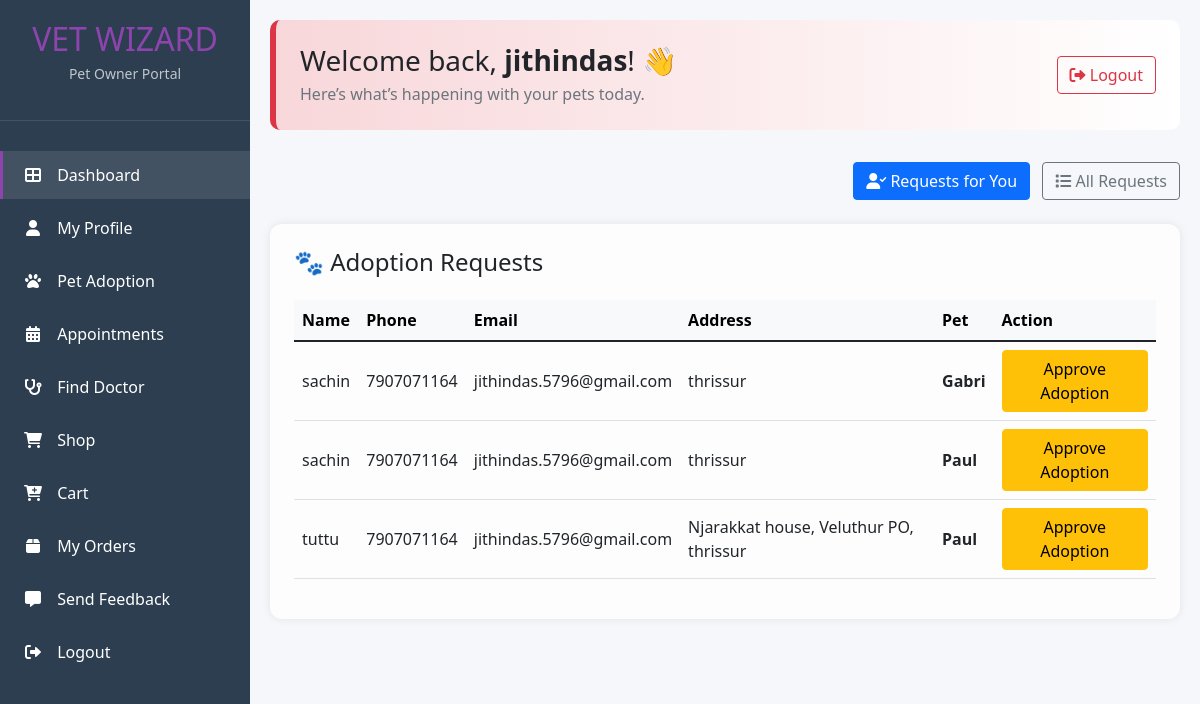
The page /user/adoption-requests/ (signed in) on the database its author committed.
### admins/models.py (models this page shows)
class User(AbstractUser):
    user_type = models.CharField(max_length=20, choices=[
        ('doctor', 'doctor'),
        ('user', 'user')
    ])
    is_approved=models.BooleanField(default=False,null=True,blank=True)
    def __str__(self):
        return self.username

### user/models.py (models this page shows, shortened)
class Adopter(models.Model):
    pet = models.ForeignKey(Pet, on_delete=models.CASCADE)
    name = models.CharField(max_length=100)
    phone = models.CharField(max_length=15)
    email = models.EmailField()
    address = models.TextField()
    is_approved=models.BooleanField(default=False)

class Pet(models.Model):
    owner = models.CharField(max_length=100)
    name = models.CharField(max_length=100)
    species = models.CharField(max_length=30)  # Dog, Cat
    breed = models.CharField(max_length=50)
    age = models.PositiveIntegerField()
    pet_picture = models.ImageField(upload_to='pet_images', blank=True, null=True)
    adopt=models.BooleanField(default=False)

### user/views.py (the view)
# urls.py: path('adoption-requests/', AdoptionRequestsView.as_view(), name='adoption_requests'),
class AdoptionRequestsView(View):
    def get(self, request):
        pets = Pet.objects.filter(owner=request.user)  # Adjust this depending on how owner is stored
        adoption_requests = Adopter.objects.filter(pet__in=pets)
        return render(request, 'adoption_requests.html', {'adoption_requests': adoption_requests})

### user/templates/adoption_requests.html (shortened to what this page needs)
{% extends 'user.html' %}
{% load static %}
{% block content %}
<div class="welcome-card d-flex justify-content-between align-items-center">
    <div>
        <h3 class="mb-1">Welcome back, <strong>{{ request.user }}</strong>! 👋</h3>
        <p class="text-muted mb-0">Here’s what’s happening with your pets today.</p>
    </div>
    <a class="btn btn-outline-danger" href="{% url 'logout' %}">
        <i class="fas fa-sign-out-alt"></i> Logout
    </a>
</div>
<div class="mb-4 text-end">
    <a href="{% url 'adoption_requests' %}" class="btn btn-primary me-2">
        <i class="fas fa-user-check"></i> Requests for You
    </a>
    <a href="{% url 'my_adoption_requests' %}" class="btn btn-outline-secondary">
        <i class="fas fa-list"></i> All Requests
    </a>
</div>
<div class="adoption-section">
    <h4 class="mb-4">🐾 Adoption Requests</h4>
    {% if adoption_requests %}
        <div class="table-responsive">
            <table class="table align-middle table-hover">
                <thead class="table-light">
                    <tr>
                        <th>Name</th>
                        <th>Phone</th>
                        <th>Email</th>
                        <th>Address</th>
                        <th>Pet</th>
                        <th>Action</th>
                    </tr>
                </thead>
                <tbody>
                    {% for request in adoption_requests %}
                        <tr>
                            <td>{{ request.name }}</td>
                            <td>{{ request.phone }}</td>
                            <td>{{ request.email }}</td>
                            <td>{{ request.address }}</td>
                            <td><strong>{{ request.pet.name }}</strong></td>
                            <td>
                                <form action="{% url 'toggle_adoption' request.id %}" method="post">
                                    <button type="submit" class="btn {% if request.is_approved %}btn-success{% else %}btn-warning{% endif %}">
                                        {% if request.is_approved %}
                                            Revert Approval
                                        {% else %}
                                            Approve Adoption
                                        {% endif %}
                                    </button>
                                </form>
                            </td>
                        </tr>
                    {% endfor %}
                </tbody>
            </table>
        </div>
    {% else %}
        <div class="alert alert-info text-center">
            No adoption requests yet.
        </div>
    {% endif %}
</div>
{% endblock %}

### user/templates/user.html (style rules this page uses)
:root { --primary: #8e44ad; --secondary: #3498db; --dark: #2c3e50; --light: #ecf0f1; --danger: #e74c3c; --warning: #f39c12; --success: #2ecc71; }
body { background-color: #f5f7fa; font-family: 'Segoe UI', Tahoma, Geneva, Verdana, sans-serif; }
.welcome-card { background: linear-gradient(to right, #f8d7da, #fff); border-left: 6px solid #dc3545; border-radius: 10px; padding: 1.5rem; margin-bottom: 2rem; }

### user/templates/adoption_requests.html (style rules this page uses)
.welcome-card { background: linear-gradient(to right, #f8d7da, #fff); border-left: 6px solid #dc3545; border-radius: 10px; padding: 1.5rem; margin-bottom: 2rem; }
.adoption-section { padding: 1.5rem; background-color: #fdfdfd; border-radius: 12px; box-shadow: 0 0 10px rgba(0,0,0,0.08); }
.table thead { background-color: #f8f9fa; }
.table td, .table th { vertical-align: middle; }

### rows shown on the page
User: user "jithindas"
Adopter: name "sachin", phone "7907071164", email "jithindas.5796@gmail.com", address "thrissur", pet.name "Gabri", is_approved "Approve Adoption"
Adopter: name "sachin", phone "7907071164", email "jithindas.5796@gmail.com", address "thrissur", pet.name "Paul", is_approved "Approve Adoption"
Adopter: name "tuttu", phone "7907071164", email "jithindas.5796@gmail.com", address "Njarakkat house, Veluthur PO, thrissur", pet.name "Paul", is_approved "Approve Adoption"
